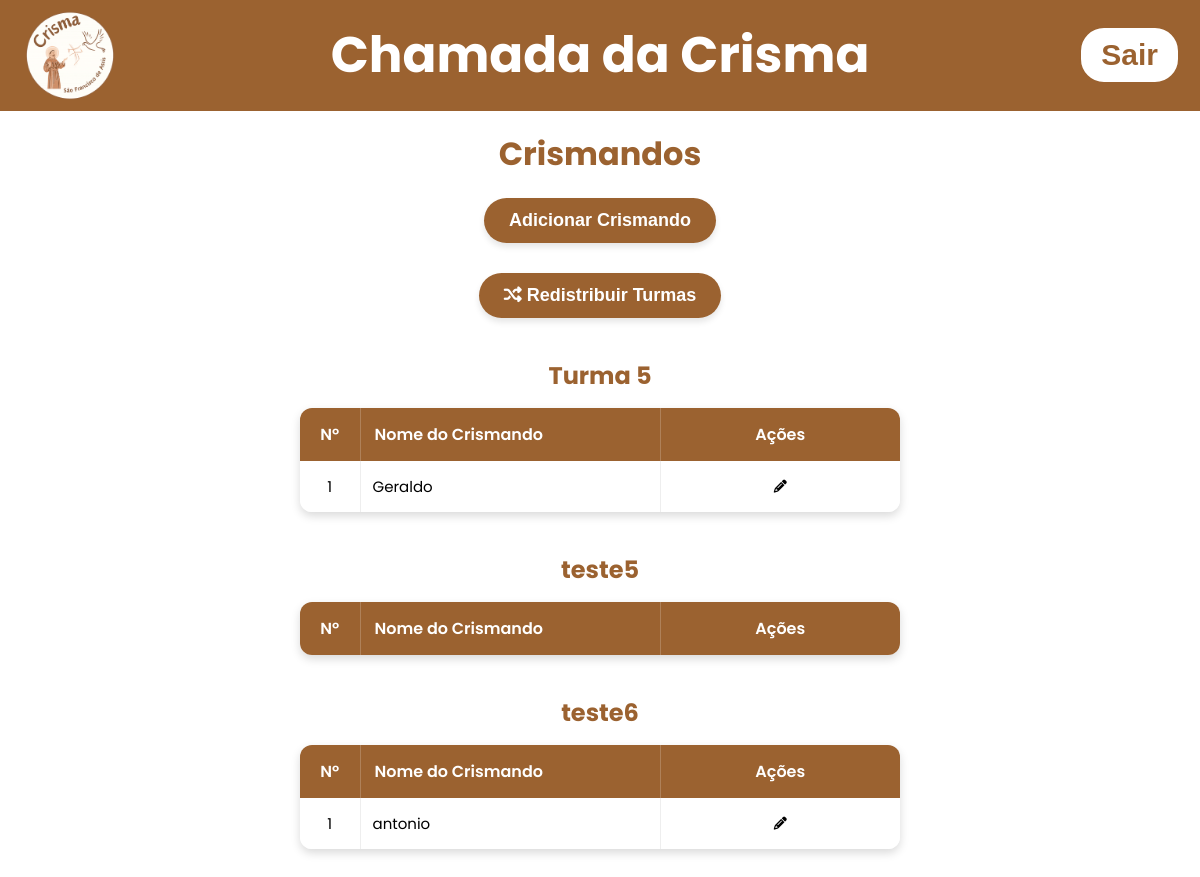
Before: /listcrismandos (signed in) with the older database file.
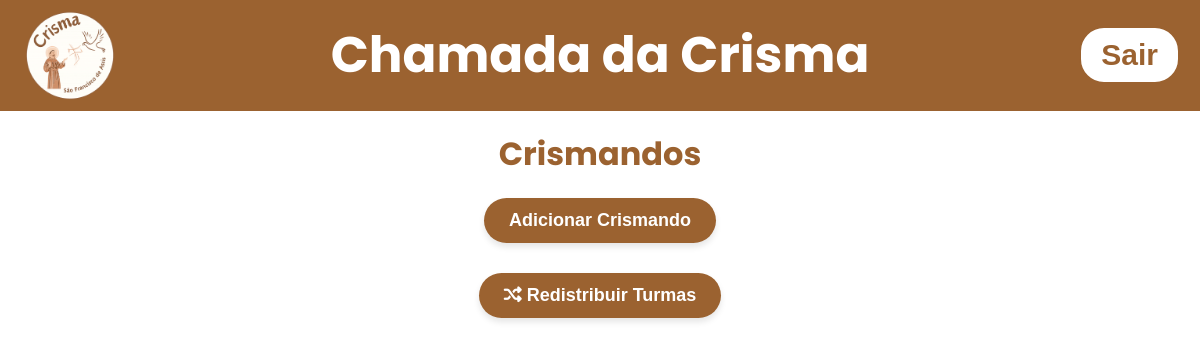
After: the same page with the newer database file.
### tables this page shows
CREATE TABLE turmas (
    id INTEGER PRIMARY KEY AUTOINCREMENT,
    turma_name TEXT NOT NULL UNIQUE
);

CREATE TABLE crismandos (
    id INTEGER PRIMARY KEY AUTOINCREMENT,
    name TEXT UNIQUE NOT NULL,
    turma_id INTEGER NOT NULL,
    created_at TEXT DEFAULT CURRENT_TIMESTAMP,
    FOREIGN KEY (turma_id) REFERENCES turmas(id)
);

### app.py (the view)
@app.get("/listcrismandos")
def list_crismandos():
    msg = request.args.get('msg')
    if not 'admin' in session:
        return render_template('index.html')
    else:
        with get_conn() as conn:
            cur = conn.cursor()
            cur.execute("SELECT id, turma_name FROM turmas ORDER BY turma_name")
            turmas = cur.fetchall()
            cur.execute("SELECT id, name, turma_id FROM crismandos ORDER BY name")
            crismandos = cur.fetchall()
            return render_template('crismandos.html', turmas = turmas, msgcrismandos =msg, crismandos = crismandos)

### app.py (called while the page is built)
def get_conn():
    conn = sqlite3.connect("data/dataBase.db")
    conn.row_factory = sqlite3.Row
    return conn

### templates/crismandos.html (shortened to what this page needs)
<!DOCTYPE html>
<html lang="pt-br">
  <head>
    <link
      rel="stylesheet"
      href="{{url_for('static', filename='css/styleconfigadmin.css')}}"
    />
    <link
      rel="stylesheet"
      href="{{url_for('static', filename='css/stylecrismandos.css')}}"
    />
    <link rel="stylesheet" href="https://cdnjs.cloudflare.com/ajax/libs/font-awesome/6.5.0/css/all.min.css">
    <link rel="stylesheet" href="https://cdnjs.cloudflare.com/ajax/libs/font-awesome/6.5.1/css/all.min.css">
  </head>
  <body>
    <header>
      <div class="header-left">
        <img
          src="{{url_for('static', filename='images/logocrismamaior.png')}}"
          alt="Logo da crisma"
          class="logo"
        />
        <h1 class="title-center" onclick="window.location.href='/homepage'">
          Chamada da Crisma
        </h1>
      </div>
      <form action="{{url_for('logout_user')}}" method="post">
        <button class="button-logout">Sair</button>
      </form>
    </header>
<main>
<div id="container-principal">
    <h1>Crismandos</h1>
    <button onclick="OpenModalEditCrismandos()">Adicionar Crismando</button>
    <button onclick="OpenRandomModal()">
      <i class="fa-solid fa-shuffle"></i>
      Redistribuir Turmas
    </button>
    {% for turma in turmas%}
        <h2 class="turma-titulo">{{ turma.turma_name }}</h2>
        <table class="tabela-crismandos">
            <thead>
                <tr>
                    <th>Nº</th>
                    <th>Nome do Crismando</th>
                    <th>Ações</th>
                </tr>
            </thead>
            <tbody>
            {% set counter = [0] %}
                {%for crismando in crismandos | sort(attribute='name')%}
                    {% if crismando.turma_id == turma.id %}
                        <tr>
                            <td>{{counter[0]}}</td>
                            <td>{{crismando.name}}</td>
                            <td>
                                <button onclick="OpenEditCrismandos('{{crismando.id}}', '{{crismando.name}}')"><i class="fas fa-pencil-alt"></i></button>
                            </td>
                        </tr>
                    {%endif%}
                {%endfor%}
            </tbody>
        </table>
    {% endfor %}
    </main>
  </body>
</html>

Changed rows visible on the page:
removed turmas: turma_name "Turma 5"
removed crismandos: counter "1", name "Geraldo", shown under "Turma 5"
removed turmas: turma_name "teste5"
removed turmas: turma_name "teste6"
removed crismandos: counter "1", name "antonio", shown under "teste6"
